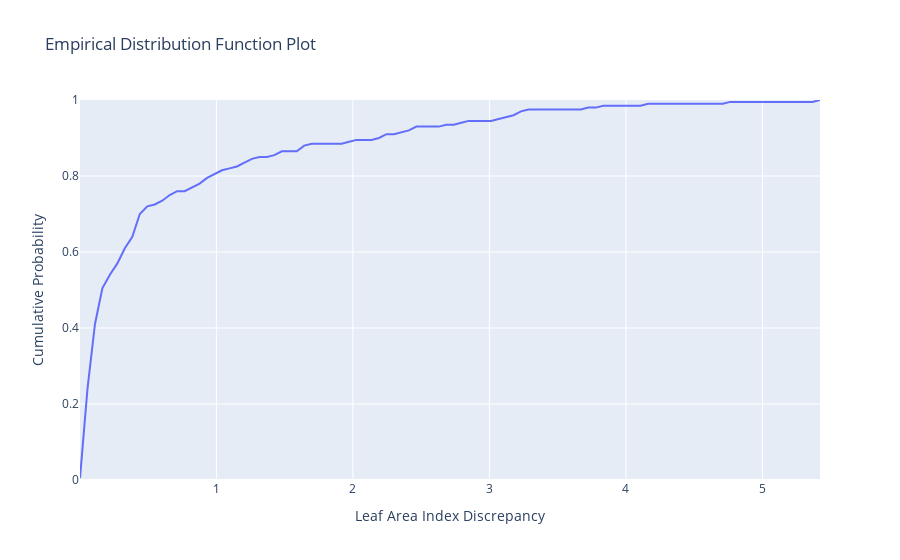
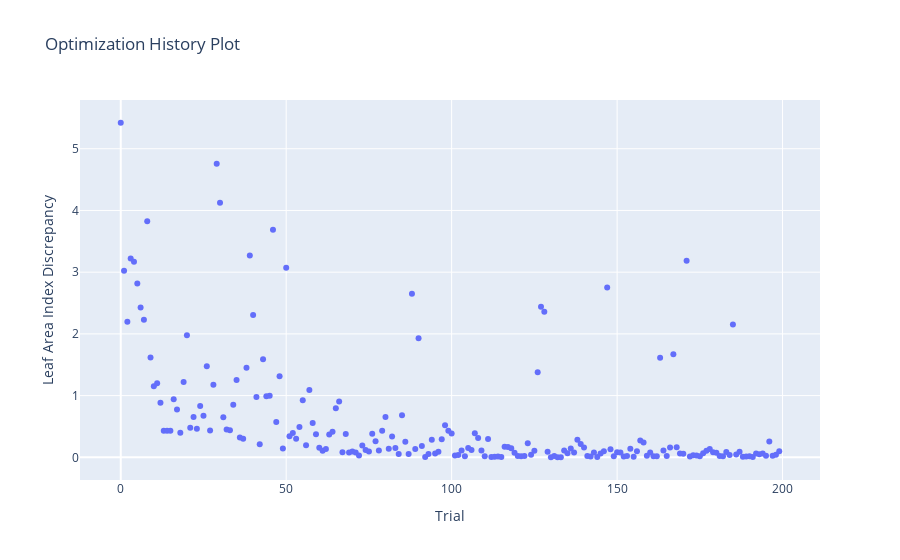
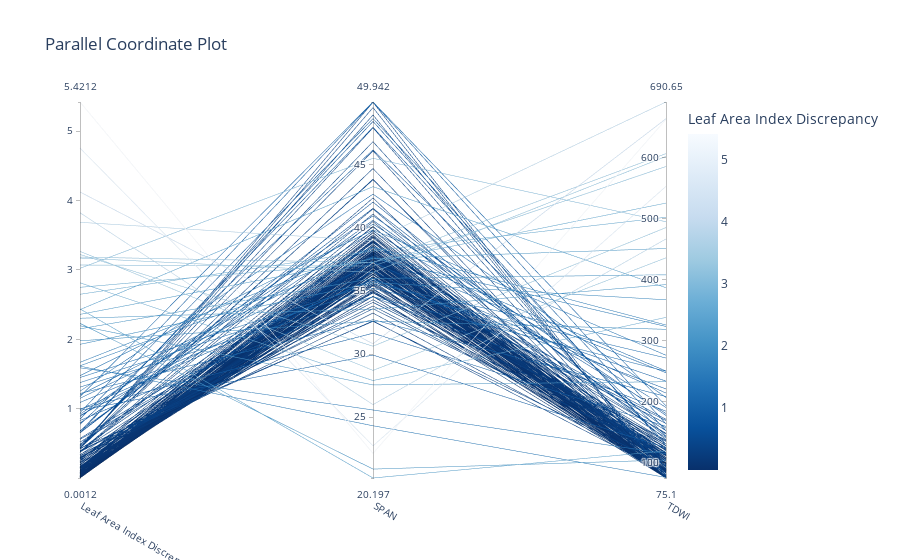
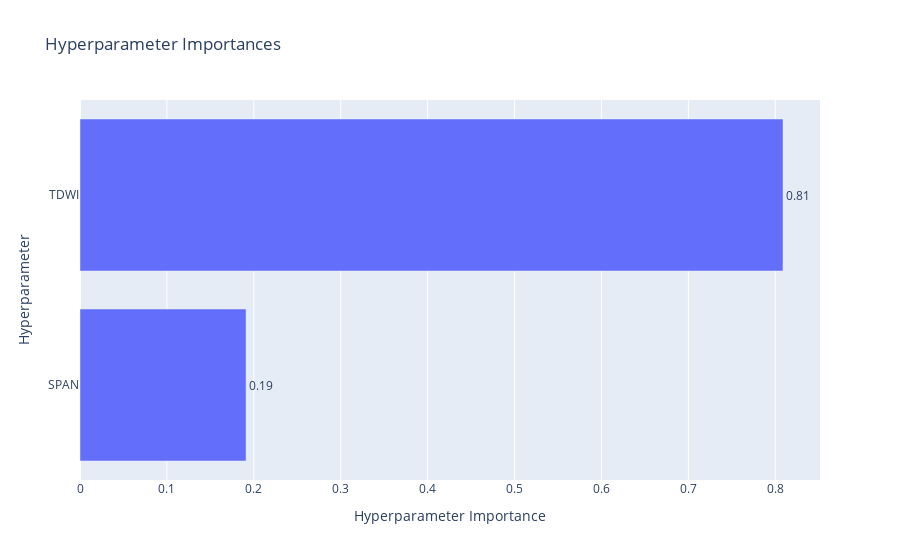

Source (notebook cell) for these figures, in order:
### Markdown cell above
We'll next run our black-box optimisation procedure using the [Tree-Structured Parsen Estimator (TPES) from the Optuna library](https://optuna.org/).

**TPES** is a Bayesian optimisation method that uses two density-estimation surrogate models to learn the distribution of parameters from WOFOST that lead to **good** and **bad** results where:

- $l(x) = p(x \mid y < y^*) $: models parameter values that produced *good* results  
- $g(x) = p(x \mid y \ge y^*) $: models parameter values that produced *bad* results

Here $x$ are our parameter sets and $y^*$ is a performance threshold (often a quantile of observed losses). New candidate parameter sets are chosen to maximise the ratio **l(x) / g(x)**. In other words, we want to evaluate solutions that look like past winners but are still uncertain. TPES is efficient for high-dimensional and mixed-type search spaces.

[More information on TPES can be found using this link](https://arxiv.org/abs/2304.11127).

### Code cell
import optuna
optuna.logging.set_verbosity(optuna.logging.WARNING)

specification = OptimisationMethodModel(
    experiment_name="optuna_optimisation",
    parameter_spec=parameter_spec,
    observed_data=observed_data.LAI.values,
    method="tpes",
    output_labels=["Leaf Area Index Discrepancy"],
    directions=[
        "minimize"
    ],
    n_jobs=1,
    n_iterations=200,
    method_kwargs=dict(n_startup_trials=10),
)

calibrator = OptimisationMethod(
    calibration_func=objective, specification=specification, engine="optuna"
)

calibrator.specify().execute().analyze()

### Figure 1 — Plotly figure (JSON) as saved in the notebook; plotly's stock layout.template omitted (floating-point values rounded to 4 significant figures)
{"data": [{"mode": "lines", "name": "optuna_optimisation", "type": "scatter", "x": [0.001176, 0.05592, 0.1107, 0.1654, 0.2202, 0.2749, 0.3297, 0.3844, 0.4392, 0.4939, 0.5487, 0.6034, 0.6581, 0.7129, 0.7676, 0.8224, 0.8771, 0.9319, 0.9866, 1.041, 1.096, 1.151, 1.206, 1.26, 1.315, 1.37, 1.425, 1.479, 1.534, 1.589, 1.644, 1.698, 1.753, 1.808, 1.863, 1.917, 1.972, 2.027, 2.082, 2.136, 2.191, 2.246, 2.301, 2.355, 2.41, 2.465, 2.52, 2.574, 2.629, 2.684, 2.739, 2.793, 2.848, 2.903, 2.958, 3.012, 3.067, 3.122, 3.177, 3.231, 3.286, 3.341, 3.396, 3.45, 3.505, 3.56, 3.615, 3.669, 3.724, 3.779, 3.834, 3.888, 3.943, 3.998, 4.053, 4.107, 4.162, 4.217, 4.271, 4.326, 4.381, 4.436, 4.49, 4.545, 4.6, 4.655, 4.709, 4.764, 4.819, 4.874, 4.928, 4.983, 5.038, 5.093, 5.147, 5.202, 5.257, 5.312, 5.366, 5.421], "y": [0.005, 0.24, 0.41, 0.505, 0.54, 0.57, 0.61, 0.64, 0.7, 0.72, 0.725, 0.735, 0.75, 0.76, 0.76, 0.77, 0.78, 0.795, 0.805, 0.815, 0.82, 0.825, 0.835, 0.845, 0.85, 0.85, 0.855, 0.865, 0.865, 0.865, 0.88, 0.885, 0.885, 0.885, 0.885, 0.885, 0.89, 0.895, 0.895, 0.895, 0.9, 0.91, 0.91, 0.915, 0.92, 0.93, 0.93, 0.93, 0.93, 0.935, 0.935, 0.94, 0.945, 0.945, 0.945, 0.945, 0.95, 0.955, 0.96, 0.97, 0.975, 0.975, 0.975, 0.975, 0.975, 0.975, 0.975, 0.975, 0.98, 0.98, 0.985, 0.985, 0.985, 0.985, 0.985, 0.985, 0.99, 0.99, 0.99, 0.99, 0.99, 0.99, 0.99, 0.99, 0.99, 0.99, 0.99, 0.995, 0.995, 0.995, 0.995, 0.995, 0.995, 0.995, 0.995, 0.995, 0.995, 0.995, 0.995, 1]}], "layout": {"title": {"text": "Empirical Distribution Function Plot"}, "xaxis": {"title": {"text": "Leaf Area Index Discrepancy"}}, "yaxis": {"range": [0, 1], "title": {"text": "Cumulative Probability"}}}}

### Figure 2 — Plotly figure (JSON) as saved in the notebook; plotly's stock layout.template omitted (floating-point values rounded to 4 significant figures; data arrays with more than 128 entries replaced by an {"elided": "..."} marker saying what was removed)
{"data": [{"mode": "markers", "name": "Leaf Area Index Discrepancy", "type": "scatter", "x": {"elided": "200 int values"}, "y": {"elided": "200 float values"}}, {"marker": {"color": "#cccccc"}, "mode": "markers", "name": "Infeasible Trial", "showlegend": false, "type": "scatter", "x": [], "y": []}], "layout": {"title": {"text": "Optimization History Plot"}, "xaxis": {"title": {"text": "Trial"}}, "yaxis": {"title": {"text": "Leaf Area Index Discrepancy"}}}}

### Figure 3 — Plotly figure (JSON) as saved in the notebook; plotly's stock layout.template omitted (floating-point values rounded to 4 significant figures; data arrays with more than 128 entries replaced by an {"elided": "..."} marker saying what was removed)
{"data": [{"dimensions": [{"label": "Leaf Area Index Discrepancy", "range": [0.001176, 5.421], "values": {"elided": "200 float values"}}, {"label": "SPAN", "range": [20.2, 49.94], "values": {"elided": "200 float values"}}, {"label": "TDWI", "range": [75.1, 690.7], "values": {"elided": "200 float values"}}], "labelangle": 30, "labelside": "bottom", "line": {"color": {"elided": "200 float values"}, "colorbar": {"title": {"text": "Leaf Area Index Discrepancy"}}, "colorscale": [[0, "rgb(247,251,255)"], [0.125, "rgb(222,235,247)"], [0.25, "rgb(198,219,239)"], [0.375, "rgb(158,202,225)"], [0.5, "rgb(107,174,214)"], [0.625, "rgb(66,146,198)"], [0.75, "rgb(33,113,181)"], [0.875, "rgb(8,81,156)"], [1, "rgb(8,48,107)"]], "reversescale": true, "showscale": true}, "type": "parcoords"}], "layout": {"title": {"text": "Parallel Coordinate Plot"}}}

### Figure 4 — Plotly figure (JSON) as saved in the notebook; plotly's stock layout.template omitted (floating-point values rounded to 4 significant figures)
{"data": [{"cliponaxis": false, "hovertemplate": ["SPAN (FloatDistribution): 0.19110315630568264<extra></extra>", "TDWI (FloatDistribution): 0.8088968436943174<extra></extra>"], "name": "Leaf Area Index Discrepancy", "orientation": "h", "text": ["0.19", "0.81"], "textposition": "outside", "type": "bar", "x": [0.1911, 0.8089], "y": ["SPAN", "TDWI"]}], "layout": {"title": {"text": "Hyperparameter Importances"}, "xaxis": {"title": {"text": "Hyperparameter Importance"}}, "yaxis": {"title": {"text": "Hyperparameter"}}}}
